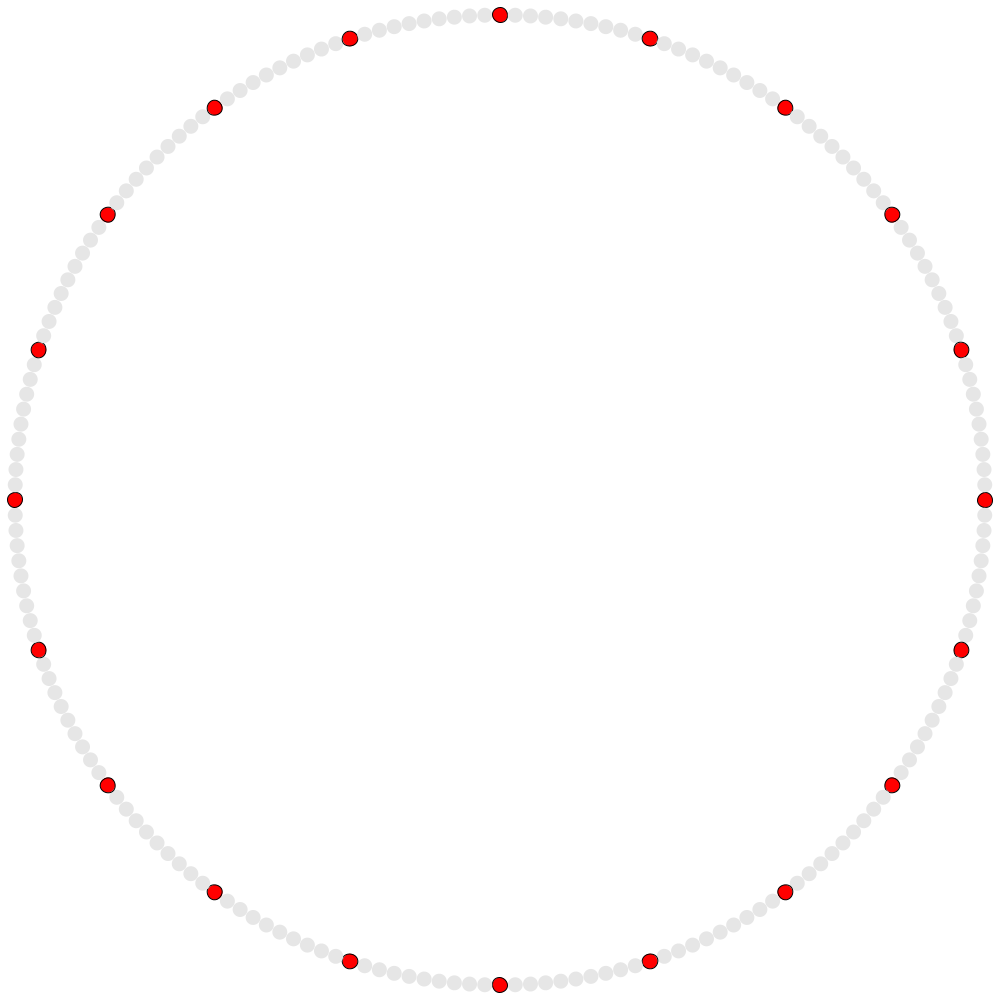
Frame 1 (no input)
Frame 60 (the mouse pressed at the canvas centre just before this capture): identical to frame 1, image omitted
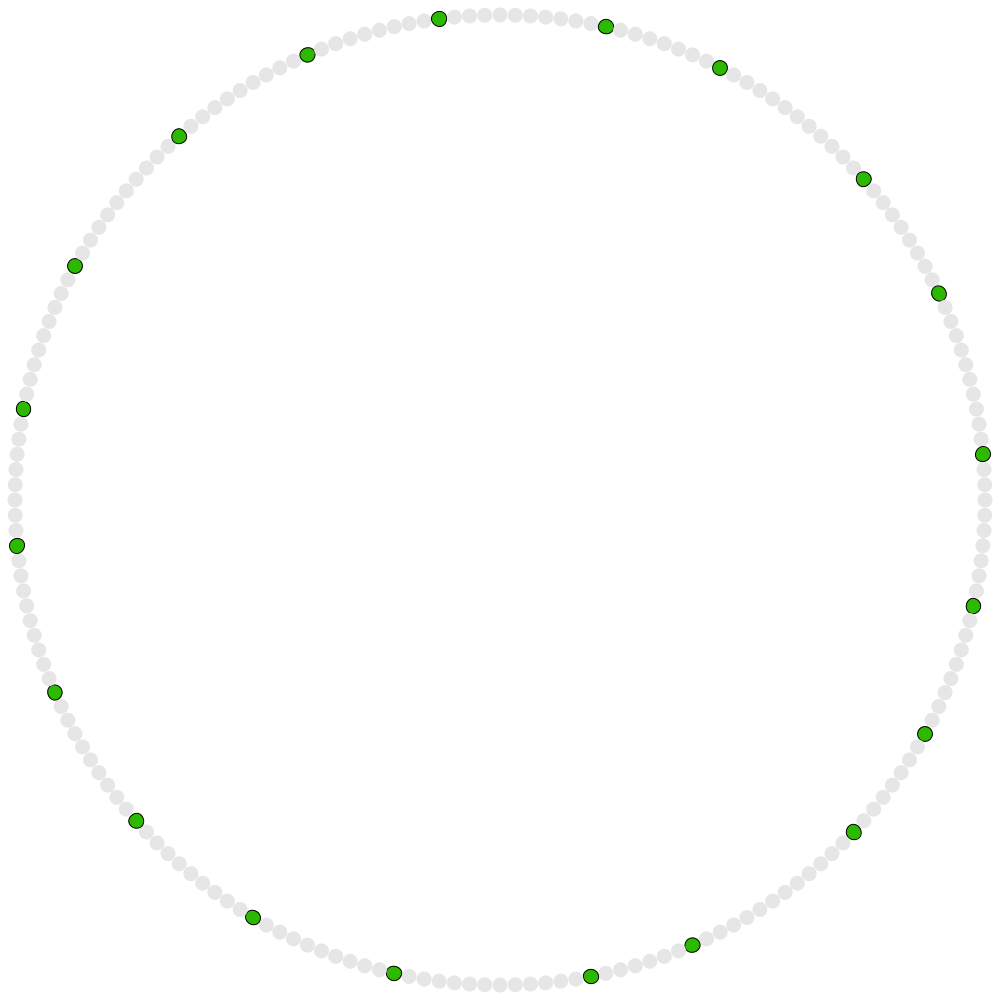
Frame 120 (the mouse held since frame 60 and released just before this capture)

The Processing sketch that drew these frames (run headless with seeded random() and noise(); from frame 60 on, the mouse is pressed at the canvas centre):

// Processing sketch: Trafico
// ── Trafico.pde

int num_cells = 200;
float car_density = 0.1;
int max_vel = 3;
float prob_slowdown = 0.01;

//int[] colors = {#ff0000, #ffa700, #fcc129, #fff400, #a3ff00, #2cba00};
int[] colors = {#ff0000, #fcc129, #a3ff00, #2cba00};
int car_size = 15;
int road_radius = 500-car_size; 

int[] cells;
int[] new_cells;
int num_cars;
boolean simulationPaused;

void setup() {
  size(2*500, 2*500);
  cells = new int[num_cells];
  new_cells = new int[num_cells];
  num_cars = int(num_cells * car_density);
  for (int i = 0; i < num_cells; i++) {
    if (i % int(num_cells/num_cars) == 0) {
      cells[i] = 0;
    } else {
      cells[i] = -1;
    }
  }
  simulationPaused = true;
  frameRate(5);
  rectMode(CENTER);
}

void draw() {
  
  background(255);
  
  if (!simulationPaused) update();
  
  draw_road();
    
}

void update() {

  // Acceleration
  for (int i = 0; i < num_cells; i++) {
    if (cells[i] >= 0) {
        if (cells[i] < max_vel) cells[i] += 1;
    }
  }

  // Slow down to avoid collision
  for (int i = 0; i < num_cells; i++) {
    if (cells[i] != -1) {
      // find distance to car in front
      int d = 1;
      while (true) {
        if (cells[(i+d) % num_cells] != -1) {
          break;
        }
        d += 1;
      }
      if (cells[i] >= d) cells[i] = d-1;
    }
  }

  // Randomization
  for (int i = 0; i < num_cells; i++) {
    if (cells[i] >= 1) {
        if (random(1) < prob_slowdown) {
            cells[i] -= 1;
        }
    }
  }
  
  // Movement
  for (int i = 0; i < num_cells; i++) {
    new_cells[i] = -1;
  }
  for (int i = 0; i < num_cells; i++) {
    if (cells[i] != -1) {
        int new_i = (i + cells[i]) % num_cells;
        new_cells[new_i] = cells[i];
    }
  }
  for (int i = 0; i < num_cells; i++) {
    cells[i] = new_cells[i];
  }
  
}

void draw_road() {
  
  noFill();
  stroke(0);
  strokeWeight(1);
  //circle(width/2, height/2, 2*road_radius);
  //circle(width/2, height/2, 2*road_radius-car_size);
  //circle(width/2, height/2, 2*road_radius+car_size);
  
  for (int i = 0; i < num_cells; i++) {
    float angle = i * 2*PI/num_cells;
    push();
    translate(width/2, height/2);      
    rotate(angle);
    if (cells[i] == -1) {
      noStroke();
      fill(230);
    } else {
      stroke(0);
      fill(colors[cells[i]]);
    }
    circle(road_radius, 0, car_size);
    pop();
  }
  
}

void mousePressed() {
  simulationPaused = !simulationPaused;
}
